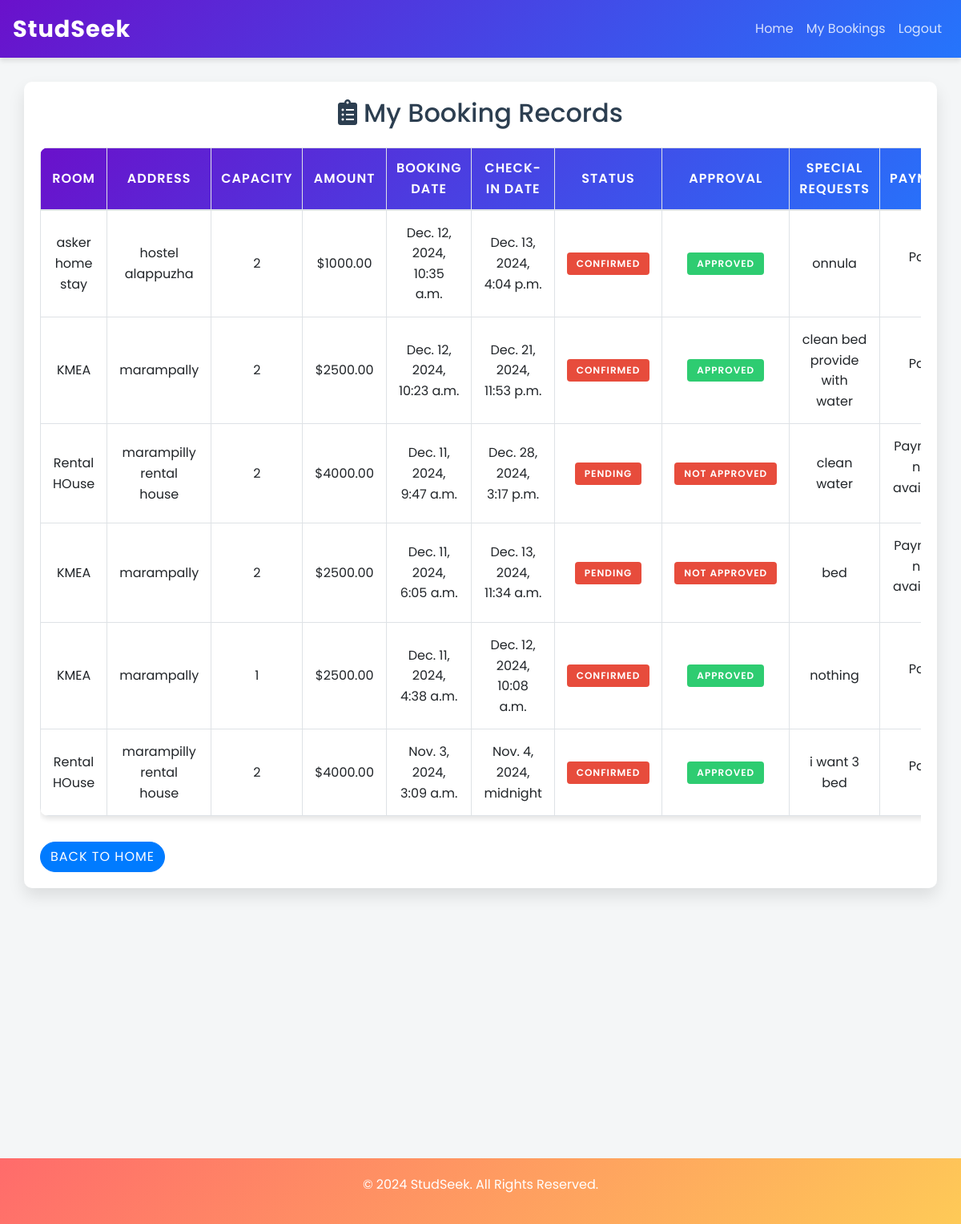
Page /User/booking-records/ (signed in) on the committed database.
### User/models.py (models this page shows)
class BookingRoom(models.Model):
    user = models.ForeignKey(User, on_delete=models.CASCADE)
    room = models.ForeignKey(Room, on_delete=models.CASCADE)
    capacity = models.PositiveIntegerField()
    amount = models.DecimalField(max_digits=10, decimal_places=2)
    booking_date = models.DateTimeField(auto_now_add=True)
    booking_status = models.CharField(max_length=20, choices=[
        ('pending', 'Pending'),
        ('confirmed', 'Confirmed'),
        ('cancelled', 'Cancelled'),
    ], default='pending')
    rental_service_approval_status = models.BooleanField(default=False)
    check_in_date = models.DateTimeField(null=True, blank=True)
    special_requests = models.TextField(null=True, blank=True)
    payment = models.BooleanField(default=False)

class Room(models.Model):
    hostel = models.ForeignKey(Hostel, related_name='rooms', on_delete=models.CASCADE)
    room_number = models.CharField(max_length=10)
    capacity = models.PositiveIntegerField()
    Rent_amount = models.DecimalField(max_digits=10, decimal_places=2)
    is_available = models.BooleanField(default=0)
    description = models.TextField(blank=True, null=True)

class Hostel(models.Model):
    name = models.CharField(max_length=100)
    district = models.ForeignKey(District, on_delete=models.CASCADE)
    place = models.ForeignKey(Place, on_delete=models.CASCADE)
    address = models.TextField()
    email = models.EmailField(unique=True)
    phone_number = models.CharField(max_length=15)
    website = models.URLField(blank=True, null=True)
    loc = models.URLField(blank=True, null=True)
    registered_by = models.ForeignKey(Providers, on_delete=models.CASCADE)

### User/views.py (the view)
# urls.py: path('booking-records/', views.user_booking_records, name='user_booking_records'),
def user_booking_records(request):
    user_id = request.session.get('user_id')
    if user_id:
        bookings = BookingRoom.objects.filter(user_id=user_id).order_by('-booking_date')
    else:
        bookings = []
    return render(request, 'User/user_booking_records.html', {
        'bookings': bookings,
    })

### User/templates/User/user_booking_records.html (shortened to what this page needs)
<!DOCTYPE html>
<html lang="en">
<head>
    <link rel="stylesheet" href="https://maxcdn.bootstrapcdn.com/bootstrap/4.5.2/css/bootstrap.min.css">
    <link rel="stylesheet" href="https://cdnjs.cloudflare.com/ajax/libs/font-awesome/5.15.3/css/all.min.css">
</head>
<body>
    <nav class="navbar navbar-expand-lg navbar-light bg-light">
        <a class="navbar-brand" href="#">StudSeek</a>
        <div class="collapse navbar-collapse" id="navbarNav">
            <ul class="navbar-nav ml-auto">
                <li class="nav-item">
                    <a class="nav-link" href="{% url 'User:User_home' %}">Home</a>
                </li>
                <li class="nav-item">
                    <a class="nav-link" href="{% url 'User:user_booking_records' %}">My Bookings</a>
                </li>
                <li class="nav-item">
                    <a class="nav-link" href="{% url 'User:index' %}">Logout</a>
                </li>
            </ul>
        </div>
    </nav>
    <div class="container">
        <h2 class="text-center mb-4">
            <i class="fas fa-clipboard-list mr-2"></i>My Booking Records
        </h2>
        {% if bookings %}
        <div class="table-responsive">
            <table class="table table-bordered table-hover">
                <thead>
                    <tr>
                        <th>Room</th>
                        <th>Address</th>
                        <th>Capacity</th>
                        <th>Amount</th>
                        <th>Booking Date</th>
                        <th>Check-in Date</th>
                        <th>Status</th>
                        <th>Approval</th>
                        <th>Special Requests</th>
                        <th>Payment</th>
                    </tr>
                </thead>
                <tbody>
                    {% for booking in bookings %}
                    <tr>
                        <td>{{ booking.room.hostel.name }}</td>
                        <td>{{ booking.room.hostel.address }}</td>
                        <td>{{ booking.capacity }}</td>
                        <td>${{ booking.amount }}</td>
                        <td>{{ booking.booking_date }}</td>
                        <td>{{ booking.check_in_date|default:"N/A" }}</td>
                        <td>
                            <span class="badge
                                {% if booking.booking_status == 'Confirmed' %}badge-success
                                {% elif booking.booking_status == 'Pending' %}badge-warning
                                {% else %}badge-danger
                                {% endif %}">
                                {{ booking.booking_status }}
                            </span>
                        </td>
                        <td>
                            <span class="badge
                                {% if booking.rental_service_approval_status %}badge-success
                                {% else %}badge-danger
                                {% endif %}">
                                {{ booking.rental_service_approval_status|yesno:"Approved,Not Approved" }}
                            </span>
                        </td>
                        <td>{{ booking.special_requests|default:"None" }}</td>
                        <td>
                            {% if booking.rental_service_approval_status and not booking.payment %}
                            <a href="{% url 'User:payment' booking.id %}" class="btn btn-success btn-sm">
                                <i class="fas fa-credit-card mr-1"></i>Pay Now
                            </a>
                            {% elif booking.payment %}
                             <p>Paid</p>
                            {% else %}
                            <p>Payment not available</p>
                            {% endif %}
                        </td>
                    </tr>
                    {% endfor %}
                </tbody>
            </table>
        </div>
        {% else %}
        <p class="alert alert-warning text-center">No booking records found.</p>
        {% endif %}
        <a href="{% url 'User:User_home' %}" class="btn btn-primary mt-3">Back to Home</a>
    </div>
<br><br><br><br><br><br><br><br><br><br><br><br>
    <div class="footer">
        <p>&copy; 2024 StudSeek. All Rights Reserved.</p>
    </div>
</body>
</html>

### User/templates/User/user_booking_records.html (style rules this page uses)
:root { --primary-color: #3498db; --secondary-color: #2ecc71; --background-color: #f4f6f7; --text-color: #2c3e50; --card-bg: #ffffff; --gradient-primary: linear-gradient(135deg, #6a11cb 0%, #2575fc 100%); --gradient-secondary: linear-gradient(135deg, #ff6b6b 0%, #feca57 100%); }
* { margin: 0; padding: 0; box-sizing: border-box; }
body { font-family: 'Poppins', sans-serif; background-color: var(--background-color); color: var(--text-color); line-height: 1.6; }
.navbar { background: var(--gradient-primary) !important; box-shadow: 0 4px 6px rgba(0,0,0,0.1); transition: all 0.3s ease; margin-bottom: 30px; }
.navbar-brand { color: white !important; font-weight: 700; font-size: 1.8rem; letter-spacing: 1px; }
.nav-link { color: rgba(255,255,255,0.8) !important; transition: color 0.3s ease; }
.container { padding: 20px; background: white; border-radius: 10px; box-shadow: 0 10px 20px rgba(0,0,0,0.1); }
.table { border-radius: 10px; overflow: hidden; box-shadow: 0 4px 6px rgba(0,0,0,0.1); }
.table thead { background: var(--gradient-primary); color: white; }
.table th { vertical-align: middle !important; text-align: center; font-weight: 600; text-transform: uppercase; letter-spacing: 1px; }
.table td { vertical-align: middle !important; text-align: center; padding: 15px; }
.badge { padding: 8px 12px; font-weight: 600; text-transform: uppercase; letter-spacing: 1px; }
.badge-success { background-color: var(--secondary-color); }
.badge-danger { background-color: #e74c3c; }
.btn-primary, .btn-success { border-radius: 20px; text-transform: uppercase; letter-spacing: 1px; transition: all 0.3s ease; }
.footer { background: var(--gradient-secondary); color: white; padding: 20px 0; text-align: center; margin-top: 30px; }

### rows in the picture
BookingRoom: room.hostel.name "asker home stay", room.hostel.address "hostel alappuzha", capacity "2", amount "1000.00", booking_date "Dec. 12, 2024, 10:35 a.m.", check_in_date "Dec. 13, 2024, 4:04 p.m.", booking_status "CONFIRMED", rental_service_approval_status "APPROVED", special_requests "onnula", payment "Paid"
BookingRoom: room.hostel.name "KMEA", room.hostel.address "marampally", capacity "2", amount "2500.00", booking_date "Dec. 12, 2024, 10:23 a.m.", check_in_date "Dec. 21, 2024, 11:53 p.m.", booking_status "CONFIRMED", rental_service_approval_status "APPROVED", special_requests "clean bed provide with water", payment "Paid"
BookingRoom: room.hostel.name "Rental HOuse", room.hostel.address "marampilly rental house", capacity "2", amount "4000.00", booking_date "Dec. 11, 2024, 9:47 a.m.", check_in_date "Dec. 28, 2024, 3:17 p.m.", booking_status "PENDING", rental_service_approval_status "NOT APPROVED", special_requests "clean water", payment "Payment not available"
BookingRoom: room.hostel.name "KMEA", room.hostel.address "marampally", capacity "2", amount "2500.00", booking_date "Dec. 11, 2024, 6:05 a.m.", check_in_date "Dec. 13, 2024, 11:34 a.m.", booking_status "PENDING", rental_service_approval_status "NOT APPROVED", special_requests "bed", payment "Payment not available"
BookingRoom: room.hostel.name "KMEA", room.hostel.address "marampally", capacity "1", amount "2500.00", booking_date "Dec. 11, 2024, 4:38 a.m.", check_in_date "Dec. 12, 2024, 10:08 a.m.", booking_status "CONFIRMED", rental_service_approval_status "APPROVED", special_requests "nothing", payment "Paid"
BookingRoom: room.hostel.name "Rental HOuse", room.hostel.address "marampilly rental house", capacity "2", amount "4000.00", booking_date "Nov. 3, 2024, 3:09 a.m.", check_in_date "Nov. 4, 2024, midnight", booking_status "CONFIRMED", rental_service_approval_status "APPROVED", special_requests "i want 3 bed", payment "Paid"
